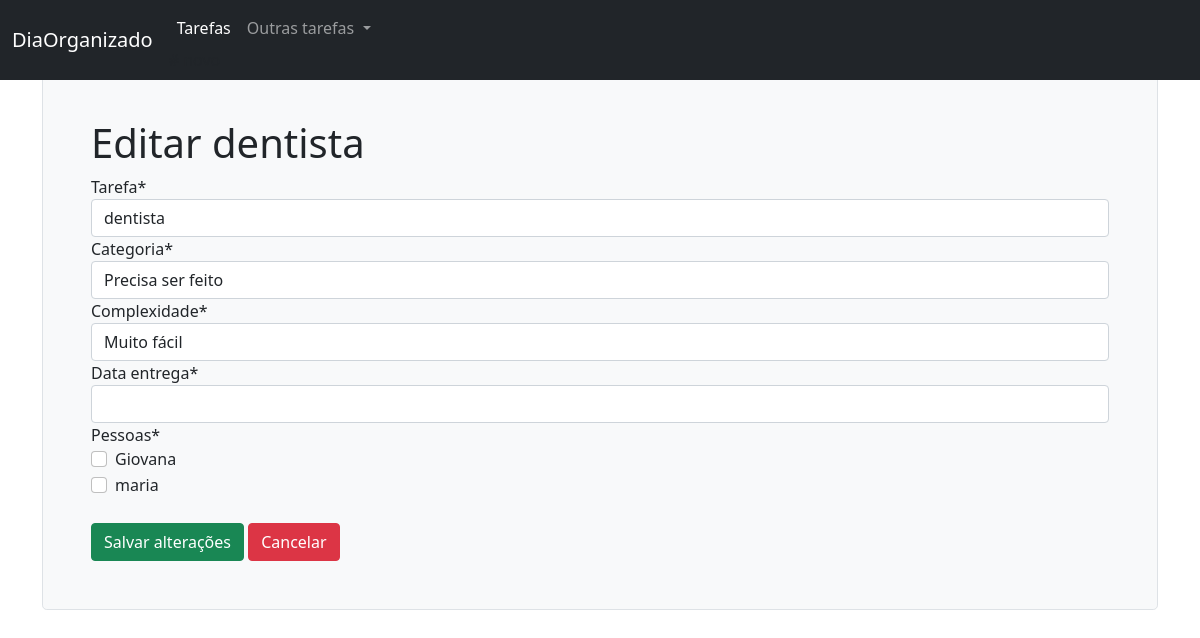
/tarefas/5/editar/, run on an earlier commit of the app's database.
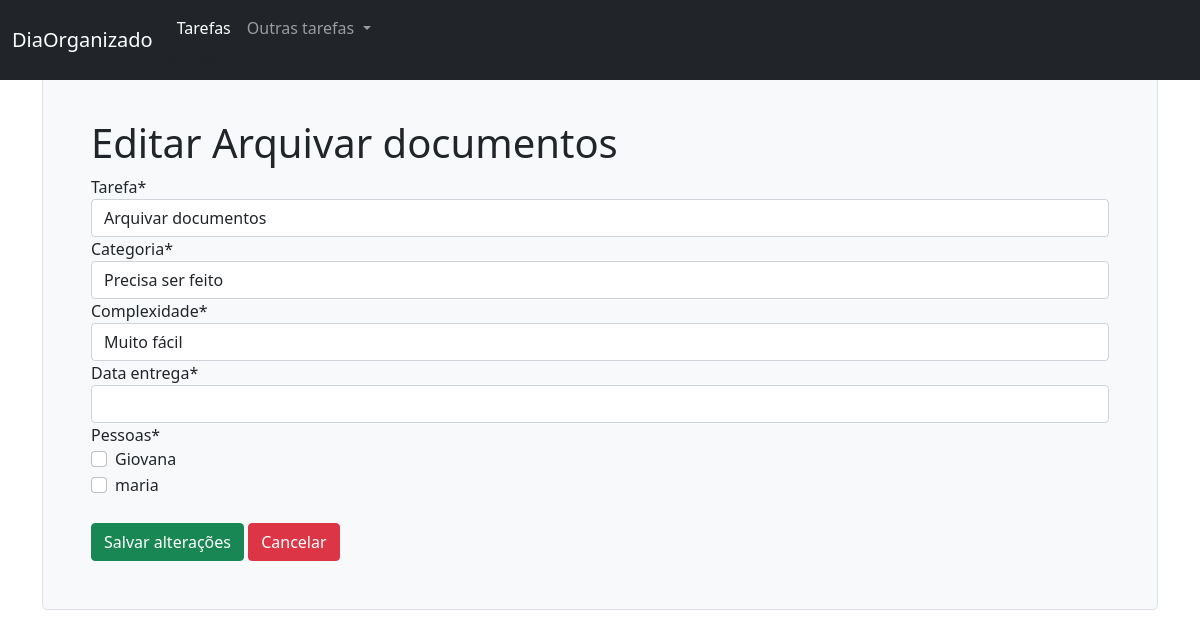
And on a later commit of the database.
### tarefas/models.py (models this page shows, shortened)
class Tarefa(models.Model):
    OPCOES_STATUS = (
        ('concluído', 'Concluído'),
        ('pendente', 'Pendente'),
        ('adiado', 'Adiado'),
    )
    OPCOES_CATEGORIA = (
        ('urgente', 'Urgente'),
        ('importante', 'Importante'),
        ('precisa ser feito', 'Precisa ser feito'),
    )
    OPCOES_COMPLEXIDADE = (
        ('muito fácil', 'Muito fácil'),
        ('fácil', 'Fácil'),
        ('regular', 'Regular'),
        ('complexo', 'Complexo'),
        ('muito complexo', 'Muito complexo'),
    )
    descricao = models.CharField("descrição", max_length=400)
    criacao = models.DateField("criacao", auto_now_add=True)
    categoria = models.CharField("categoria", max_length=25,
                                 choices=OPCOES_CATEGORIA,
                                 default='importante')
    status = models.CharField("status", max_length=25, choices=OPCOES_STATUS,
                             default='pendente')
    data_entrega = models.DateField("data_entrega", auto_now_add=False, blank=False,
                                     null=True, default=None) #formato igual a: aaaa/mm/dd
    complexidade = models.CharField("complexidade", max_length=25, blank=True, null=True,
                                    choices=OPCOES_COMPLEXIDADE)
    pessoas = models.ManyToManyField(Pessoa)
    class Meta:
        db_table= 'tarefa'
        verbose_name = "Tarefa"
        verbose_name_plural = "Tarefas"

### tarefas/views.py (the view)
# urls.py: path('<int:tarefa_id>/editar/', views.editar_tarefa, name='editar_tarefa'),
def editar_tarefa(request, tarefa_id):
    tarefa = get_object_or_404(Tarefa, id=tarefa_id)
    if request.method == 'POST':
        form = EditarTarefaForm(request.POST)
        if form.is_valid():
            cd = form.cleaned_data
            tarefa.descricao = cd['tarefa']
            tarefa.categoria = cd['categoria']
            tarefa.complexidade = cd['complexidade']
            tarefa.save()
            return redirect('tarefas_pendentes_list')
    else:
        form = EditarTarefaForm(initial={'tarefa':tarefa.descricao, 'categoria':tarefa.categoria})
    return render(request, 'tarefas/editar_tarefa.html', {'tarefa':tarefa, 'form':form})

### tarefas/forms.py
class EditarTarefaForm(forms.Form):
    OPCOES_CATEGORIA = (
        ('urgente', 'Urgente'),
        ('importante', 'Importante'),
        ('precisa ser feito', 'Precisa ser feito')
    )
    OPCOES_COMPLEXIDADE = (
        ('muito fácil', 'Muito fácil'),
        ('fácil', 'Fácil'),
        ('regular', 'Regular'),
        ('complexo', 'Complexo'),
        ('muito complexo', 'Muito complexo'),
    )
    tarefa = forms.CharField(max_length=400)
    categoria = forms.ChoiceField(choices=OPCOES_CATEGORIA)
    complexidade = forms.ChoiceField(choices=OPCOES_COMPLEXIDADE)
    data_entrega = forms.DateField()  #formato igual a: aaaa/mm/dd
    pessoas = forms.ModelMultipleChoiceField(
                       widget = forms.CheckboxSelectMultiple,
                       queryset = Pessoa.objects.all()
               )

### tarefas/models.py (called while the page is built)
    def __str__(self) -> str:
        return self.nome

### tarefas/templates/tarefas/editar_tarefa.html (shortened to what this page needs)
{% extends 'base.html' %}
{% load crispy_forms_tags %}
{% block content %}
  <div class="h-100 p-5 bg-light border rounded-3">
    <h1>Editar {{ tarefa.descricao }}</h1>
    <form method="post">
      {{ form|crispy }}
      <br>
      <input class="btn btn-success" type="submit" value="Salvar alterações">
      <a class="btn btn-danger" href="{% url 'tarefas_pendentes_list' %}">Cancelar</a>
    </form>
  </div>
{% endblock %}

What changed in the data, as far as the page shows it:
changed Tarefa: descricao "dentista" → "Arquivar documentos"
Also different on the page:
form field tarefa: "dentista" → "Arquivar documentos"
